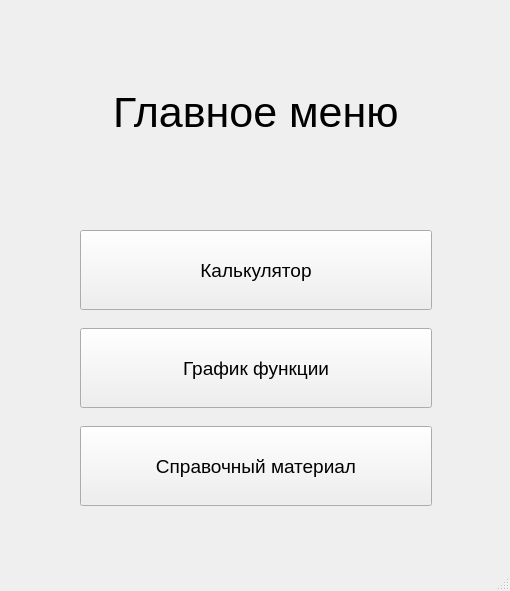
<?xml version="1.0" encoding="UTF-8"?>
<ui version="4.0">
 <class>MainWindow</class>
 <widget class="QMainWindow" name="MainWindow">
  <property name="geometry">
   <rect>
    <x>0</x>
    <y>0</y>
    <width>510</width>
    <height>591</height>
   </rect>
  </property>
  <property name="windowTitle">
   <string>MainWindow</string>
  </property>
  <widget class="QWidget" name="centralwidget">
   <widget class="QWidget" name="verticalLayoutWidget">
    <property name="geometry">
     <rect>
      <x>80</x>
      <y>40</y>
      <width>352</width>
      <height>521</height>
     </rect>
    </property>
    <layout class="QVBoxLayout" name="verticalLayout">
     <property name="topMargin">
      <number>0</number>
     </property>
     <item>
      <layout class="QHBoxLayout" name="horizontalLayout">
       <item>
        <spacer name="horizontalSpacer">
         <property name="orientation">
          <enum>Qt::Horizontal</enum>
         </property>
         <property name="sizeHint" stdset="0">
          <size>
           <width>40</width>
           <height>20</height>
          </size>
         </property>
        </spacer>
       </item>
       <item>
        <widget class="QLabel" name="main_menu_text">
         <property name="maximumSize">
          <size>
           <width>16777215</width>
           <height>120</height>
          </size>
         </property>
         <property name="font">
          <font>
           <pointsize>32</pointsize>
          </font>
         </property>
         <property name="text">
          <string>Главное меню</string>
         </property>
        </widget>
       </item>
       <item>
        <spacer name="horizontalSpacer_2">
         <property name="orientation">
          <enum>Qt::Horizontal</enum>
         </property>
         <property name="sizeHint" stdset="0">
          <size>
           <width>40</width>
           <height>20</height>
          </size>
         </property>
        </spacer>
       </item>
      </layout>
     </item>
     <item>
      <spacer name="verticalSpacer">
       <property name="orientation">
        <enum>Qt::Vertical</enum>
       </property>
       <property name="sizeType">
        <enum>QSizePolicy::Maximum</enum>
       </property>
       <property name="sizeHint" stdset="0">
        <size>
         <width>20</width>
         <height>40</height>
        </size>
       </property>
      </spacer>
     </item>
     <item>
      <widget class="QPushButton" name="calculatorBtn">
       <property name="minimumSize">
        <size>
         <width>0</width>
         <height>80</height>
        </size>
       </property>
       <property name="font">
        <font>
         <pointsize>14</pointsize>
        </font>
       </property>
       <property name="text">
        <string>Калькулятор</string>
       </property>
      </widget>
     </item>
     <item>
      <widget class="QPushButton" name="graphBtn">
       <property name="minimumSize">
        <size>
         <width>0</width>
         <height>80</height>
        </size>
       </property>
       <property name="font">
        <font>
         <pointsize>14</pointsize>
        </font>
       </property>
       <property name="text">
        <string>График функции</string>
       </property>
      </widget>
     </item>
     <item>
      <widget class="QPushButton" name="referencesBtn">
       <property name="minimumSize">
        <size>
         <width>0</width>
         <height>80</height>
        </size>
       </property>
       <property name="font">
        <font>
         <pointsize>14</pointsize>
        </font>
       </property>
       <property name="text">
        <string>Справочный материал</string>
       </property>
      </widget>
     </item>
     <item>
      <spacer name="verticalSpacer_2">
       <property name="orientation">
        <enum>Qt::Vertical</enum>
       </property>
       <property name="sizeType">
        <enum>QSizePolicy::Maximum</enum>
       </property>
       <property name="sizeHint" stdset="0">
        <size>
         <width>20</width>
         <height>40</height>
        </size>
       </property>
      </spacer>
     </item>
    </layout>
   </widget>
  </widget>
  <widget class="QMenuBar" name="menubar">
   <property name="geometry">
    <rect>
     <x>0</x>
     <y>0</y>
     <width>510</width>
     <height>21</height>
    </rect>
   </property>
  </widget>
  <widget class="QStatusBar" name="statusbar"/>
 </widget>
 <resources/>
 <connections/>
</ui>
